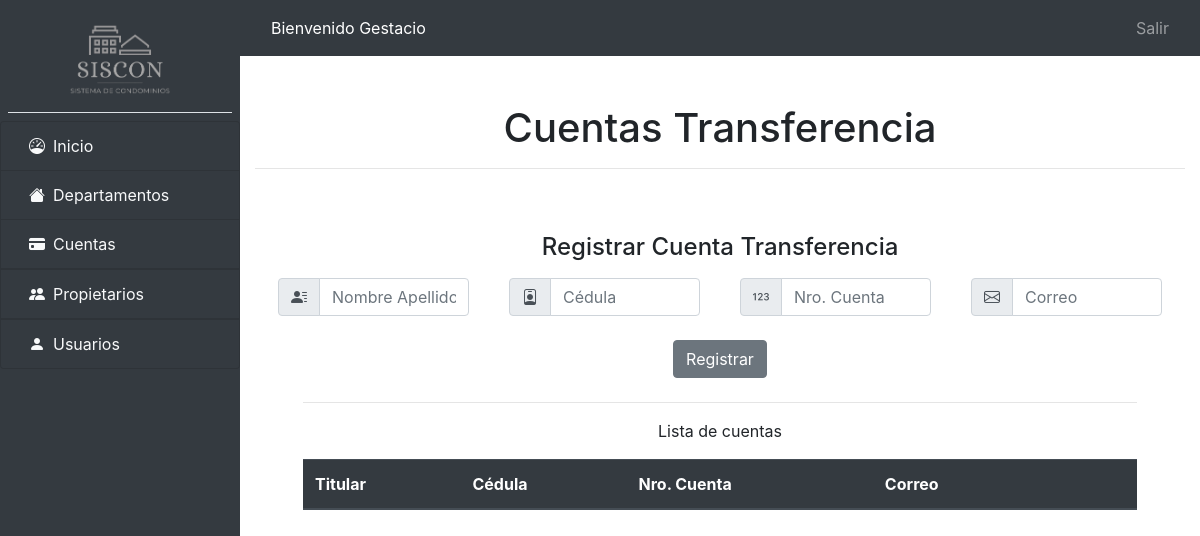
Page /cuentas/cuentas.php (signed in) on the earlier database version.
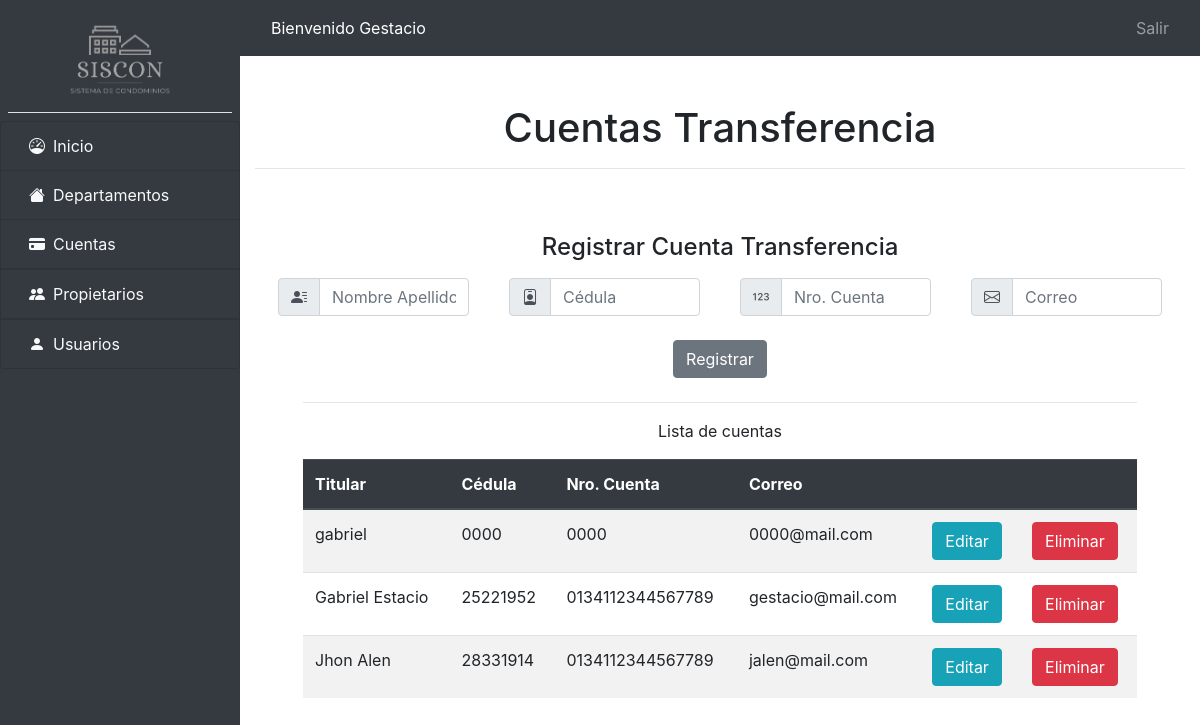
Same page on the later database version.
### tables this page shows
CREATE TABLE `cuentas` (
  `id` int(11) NOT NULL,
  `titular` varchar(200) NOT NULL,
  `cuenta` varchar(20) NOT NULL,
  `cedula` varchar(10) NOT NULL,
  `email` varchar(250) NOT NULL,
  `fecha_creacion` date NOT NULL DEFAULT current_timestamp()
);

### globals.php (called while the page is built, shortened)
<?php
$server = "http://$_SERVER[HTTP_HOST]";
$inicio = "$server/inicio.php";
$salir = "$server/login/inicio_sesion.php";

### Conexion.php (called while the page is built, shortened)
<?php
class Conexion
{
    public function conectar()
    {
        $servidor = 'localhost';
        $nombre_bd = 'siscon';
        $usuario = 'root';
        $password = '';
        $opciones = array(PDO::MYSQL_ATTR_INIT_COMMAND => 'SET NAMES utf8');
        try {
            $this->conexion = new PDO("mysql:host=" . $servidor . "; dbname=" . $nombre_bd, $usuario, $password, $opciones);
            return $this->conexion;
        } catch (Exception $e) {
            die("El error de Conexión es: " . $e->getMessage());
        }
    }
    public function selectAll($consulta)
    {
        $this->conexion = $this->conectar();
        $resultado = $this->conexion->prepare($consulta);
        $resultado->execute();
        return $resultado->fetchAll(PDO::FETCH_ASSOC);
    }
}
$conexion = new Conexion();

### cuentas/select_cuentas.php (called while the page is built)
<?php
$consulta = "SELECT * FROM cuentas";
$cuentas = $conexion->selectAll($consulta);

### cuentas/cuentas.php (the view, shortened to what this page needs)
<?php include_once('../header.php') ?>
<?php include_once('select_cuentas.php') ?>
<?php titulo_pagina("Cuentas Transferencia") ?>
<div class="container">
    <div class="">
        <h4 class="pb-2 text-center">Registrar Cuenta Transferencia</h4>
        <div class="mx-2 row aling-items-center">
            <form action="insert_cuenta.php" method="POST">
                <div class="form-row">
                    <div class="form-group col-md-3">
                        <div class="col-auto">
                            <div class="input-group mb-2">
                                <div class="input-group-prepend">
                                    <div class="input-group-text"><i class="bi bi-person-lines-fill"></i></div>
                                </div>
                                <input type="text" class="form-control" placeholder="Nombre Apellido" name="titular" required>
                            </div>
                        </div>
                    </div>
                    <div class="form-group col-md-3">
                        <div class="col-auto">
                            <div class="input-group mb-2">
                                <div class="input-group-prepend">
                                    <div class="input-group-text"><i class="bi bi-person-badge"></i></div>
                                </div>
                                <input type="text" class="form-control" placeholder="Cédula" name="cedula" required>
                            </div>
                        </div>
                    </div>
                    <div class="form-group col-md-3">
                        <div class="col-auto">
                            <div class="input-group mb-2">
                                <div class="input-group-prepend">
                                    <div class="input-group-text"><i class="bi bi-123"></i></div>
                                </div>
                                <input type="text" class="form-control" placeholder="Nro. Cuenta" name="cuenta" required>
                            </div>
                        </div>
                    </div>
                    <div class="form-group col-md-3">
                        <div class="col-auto">
                            <div class="input-group mb-2">
                                <div class="input-group-prepend">
                                    <div class="input-group-text"><i class="bi bi-envelope"></i></div>
                                </div>
                                <input type="email" class="form-control" placeholder="Correo" name="email" required>
                            </div>
                        </div>
                    </div>
                </div>
                <div class="form-row justify-content-center">
                    <div class="col-auto">
                        <button type="submit" class="btn btn-secondary mb-2">Registrar</button>
                    </div>
                </div>
        </div>
        <div class="container px-5 my-3">
            <hr>
            <p class="text-center">Lista de cuentas</p>
            <table class="table table-striped">
                <thead class="thead-dark">
                    <tr>
                        <th scope="col">Titular</th>
                        <th scope="col">Cédula</th>
                        <th scope="col">Nro. Cuenta</th>
                        <th scope="col">Correo</th>
                        <th scope="col"></th>
                        <th scope="col"></th>
                    </tr>
                </thead>
                <tbody>
                    <?php foreach ($cuentas as $cuenta) : ?>
                        <tr>
                            <td><?php echo $cuenta['titular'] ?></td>
                            <td><?php echo $cuenta['cedula'] ?></td>
                            <td><?php echo $cuenta['cuenta'] ?></td>
                            <td><?php echo $cuenta['email'] ?></td>
                            <td><button class="btn btn-info">Editar</button></td>
                            <td><button class="btn btn-danger">Eliminar</button></td>
                        </tr>
                    <?php endforeach ?>
                </tbody>
            </table>
        </div>
    </div>
</div>
</div>
<?php include_once('../footer.php'); ?>

### header.php (shortened to what this page needs)
<?php
include_once('Conexion.php');
include_once('globals.php');
function titulo_pagina($nombre_titulo)
{
	echo "
	<div class=\"container\">
		<div class=\"mx-auto py-5\">
			<h1 class=\"text-center\">$nombre_titulo</h1>
			<hr>
		</div>
	</div>";
}
?>
<!DOCTYPE html>
<html lang="es">
<head>
	<link rel="stylesheet" href="https://cdn.jsdelivr.net/npm/bootstrap@4.6.1/dist/css/bootstrap.min.css">
	<link rel="stylesheet" href="https://cdn.jsdelivr.net/npm/bootstrap-icons@1.8.1/font/bootstrap-icons.css">
	<link rel="stylesheet" href="<?php echo $server.'/css/sidebar.css' ?>">
	<link rel="stylesheet" href="<?php echo $server.'/css/cards.css' ?>">
</head>
<body>
	<?php include_once("sidebar.php") ?>
	<div class="content w-100" id="post-side">
		<?php include_once("navbar.php") ?>
		<div class="container">
			<div class="row">

### sidebar.php (shortened to what this page needs)
<div class="d-flex">
  <div id="sidebar" class="bg-dark">
    <div class="p-2">
      <a href="<?php echo $inicio ?>" class="navbar-brand text-center text-light w-100 border-bottom p-3">
        <img src="<?php echo $server . '/img/logo_siscon_gray.png' ?>" alt="logo">
      </a>
    </div>
    <div id="sidebar-accordion" class="accordion">
      <div class="list-group">
        <a href="<?php echo $inicio ?>" class="list-group-item list-group-item-action bg-dark text-light">
          <i class="bi bi-speedometer mx-2" aria-hidden="true"></i>Inicio
        </a>
        <a href="<?php echo $server.'/departamentos/departamentos.php' ?>" class="list-group-item list-group-item-action bg-dark text-light">
          <i class="bi bi-house-fill mx-2" aria-hidden="true"></i>Departamentos
        </a>
        <a href="#cuentas" data-toggle="collapse" aria-expanded="false" class="list-group-item list-group-item-action bg-dark text-light">
          <i class="bi bi-credit-card-fill mx-2"></i></i>Cuentas
        </a>
        <a href="#propietarios" data-toggle="collapse" aria-expanded="false" class="list-group-item list-group-item-action bg-dark text-light">
          <i class="bi bi-people-fill mx-2"></i></i>Propietarios
        </a>
        <a href="<?php echo $server.'/usuarios/administrar_usuarios.php' ?>" class="list-group-item list-group-item-action bg-dark text-light">
          <i class="bi bi-person-fill mx-2" aria-hidden="true"></i>Usuarios
        </a>
      </div>
    </div>
  </div>

### navbar.php
<nav class="navbar navbar-expand-lg navbar-dark bg-dark text-white">
    <div class="container">
        <div class="collapse navbar-collapse" id="navbarNav">
            <ul class="navbar-nav">
                <li class="nav-item">
                    <a>Bienvenido <?php echo ucfirst($_SESSION['usuario']) ?></a>
                </li>
            </ul>
        </div>
        <a href="<?php echo $salir ?>">
            <span class="navbar-text">
                Salir
            </span>
        </a>
    </div>
</nav>

### footer.php (shortened to what this page needs)
</div>
</div>
</div>
</body>
</html>

### css/sidebar.css (style rules this page uses)
#sidebar { width: 20%; height: 100vh; position: fixed; }
#sidebar img { width: 15vw; }
#post-side { margin-left: 20%; }

Differences in the rows shown:
added cuentas: titular "gabriel", cedula "0000", cuenta "0000", email "0000@mail.com"
added cuentas: titular "Gabriel Estacio", cedula "25221952", cuenta "0134112344567789", email "gestacio@mail.com"
added cuentas: titular "Jhon Alen", cedula "28331914", cuenta "0134112344567789", email "jalen@mail.com"
